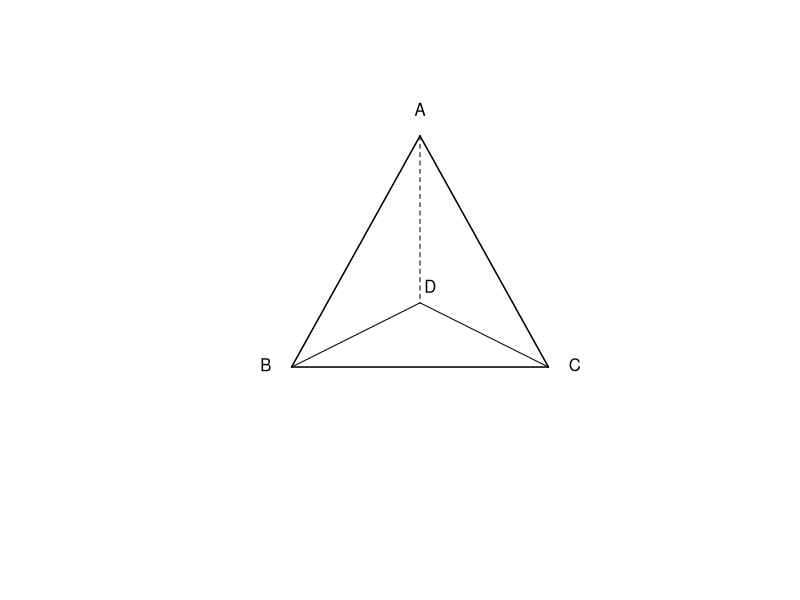

This chart was generated by the following R code:
setwd("C:/Users/18904/Github/junior-mathematics/codes")
if(!dir.exists("../figures"))dir.create("../figures")

# week64-1: tetrahedron schematic (4 equilateral triangle faces, 6 edges)
draw1=function(){
  plot(0,0,xlim=c(-1.5,1.5),ylim=c(-1.5,1.5),type="n",asp=1,axes=FALSE,xlab="",ylab="")
  A=c(0,1.2);B=c(-1,-0.6);C=c(1,-0.6);D=c(0,-0.1)
  segments(A[1],A[2],B[1],B[2],lwd=1.5);segments(A[1],A[2],C[1],C[2],lwd=1.5);segments(B[1],B[2],C[1],C[2],lwd=1.5)
  segments(A[1],A[2],D[1],D[2],lty=2);segments(B[1],B[2],D[1],D[2],lwd=1);segments(C[1],C[2],D[1],D[2],lwd=1)
  text(A[1],A[2]+0.08,"A",pos=3);text(B[1]-0.08,B[2],"B",pos=2);text(C[1]+0.08,C[2],"C",pos=4);text(D[1]+0.08,D[2],"D",pos=3)
}
cairo_pdf("../figures/week64-1.pdf",width=4,height=4,family="sans");draw1();dev.off()
svglite::svglite("../figures/week64-1.svg",width=4,height=4);draw1();dev.off()
